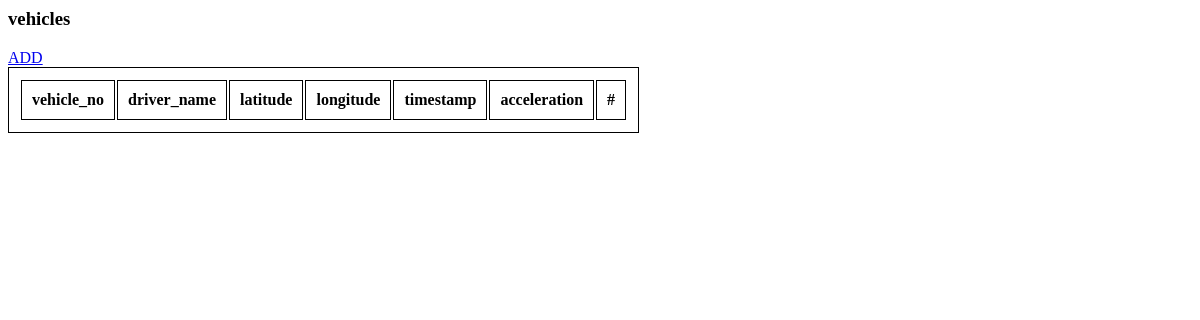
The app's page /, older data.
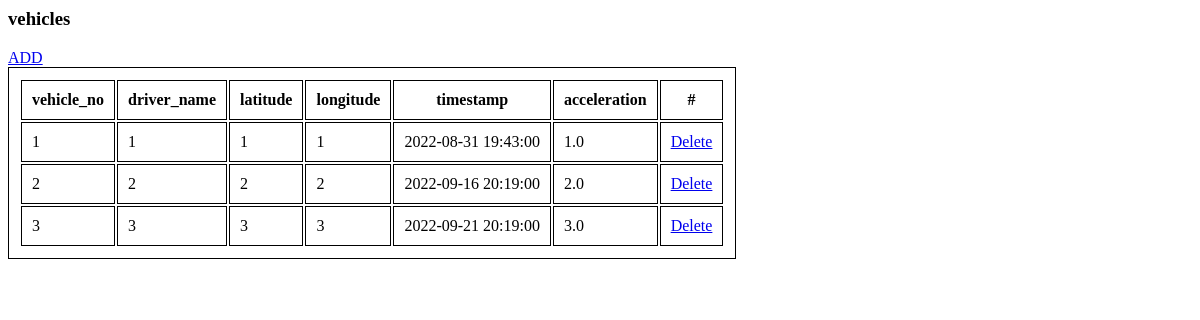
The same page, newer data.
### app.py (models this page shows, shortened)
class currentlocation(db.Model):
    vehicle_no = db.Column(db.String(11) , primary_key=True)
    driver_name = db.Column(db.String(50),unique=False,nullable=False)
    latitude = db.Column(db.String(10),unique=False,nullable=False)
    longitude = db.Column(db.String(10),unique=False,nullable=False)
    timestamp = db.Column(db.DateTime,nullable=False)
    acceleration = db.Column(db.Float)

### app.py (the view)
@app.route("/")
def index():
    vehicles = currentlocation.query.all()
    return render_template('index.html',vehicles=vehicles)

### templates/index.html (shortened to what this page needs)
<html>
    <head>
    </head>
    <body>
        <h3>vehicles</h3>
        <a href="/add_data">ADD</a>
        <br>
        <table>
            <thead>
                <th>vehicle_no</th>
                <th>driver_name</th>
                <th>latitude</th>
                <th>longitude</th>
                <th>timestamp</th>
                <th>acceleration</th>
                <th>#</th>
            </thead>
            {% for data in vehicles%}
            <tbody>
                <td>{{data.vehicle_no}}</td>
                <td>{{data.driver_name}}</td>
                <td>{{data.latitude}}</td>
                <td>{{data.longitude}}</td>
                <td>{{data.timestamp}}</td>
                <td>{{data.acceleration}}</td>
                <td><a href="/delete/{{data.vehicle_no}}" type="button">Delete</a></td>
            </tbody>
            {% endfor%}
        </table>
    </body>
</html>

### templates/index.html (style rules this page uses)
table,th,td { border: 1px solid black; padding: 10px; }

Row changes from the older to the newer data that the page shows:
added currentlocation: vehicle_no "1", driver_name "1", latitude "1", longitude "1", timestamp "2022-08-31 19:43:00", acceleration "1.0"
added currentlocation: vehicle_no "2", driver_name "2", latitude "2", longitude "2", timestamp "2022-09-16 20:19:00", acceleration "2.0"
added currentlocation: vehicle_no "3", driver_name "3", latitude "3", longitude "3", timestamp "2022-09-21 20:19:00", acceleration "3.0"
